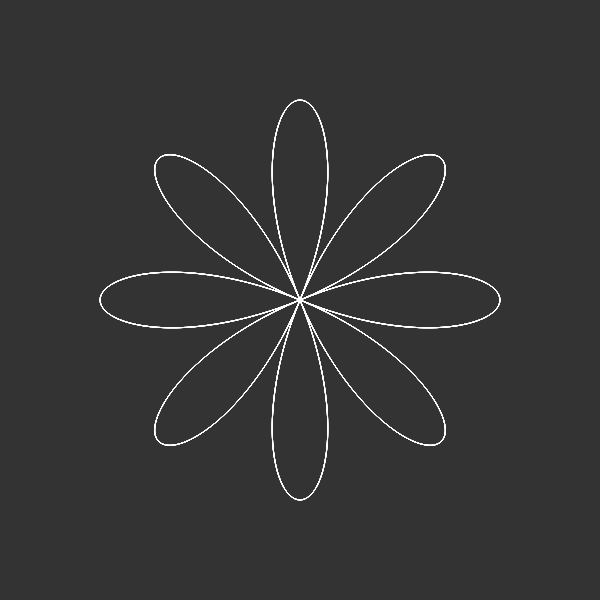
Frame 1 (no input)
Frame 60 (no input): identical to frame 1, image omitted
Frame 120 (the mouse pressed at the canvas centre since frame 60): identical to frame 1, image omitted

The p5.js sketch that drew this single still picture (run headless with seeded random() and noise() and a simulated clock; from frame 60 on, the mouse is pressed at the canvas centre):

// p5.js sketch
// ── sketch.js

var k = 5 / 8;
var slider;

function setup() {
  createCanvas(600,600)
  slider = createSlider(1, 10, 4, 0.1);
}

function draw() {
  k = slider.value();
  background(51);
	translate(width/2, height/2);

beginShape();
	for (var a = 0; a < TWO_PI * 8; a += 0.02) {
		var r = 200 * cos(k * a);
		var x = r * cos(a);
		var y = r * sin(a);
		stroke(255);
		strokeWeight(1);
		noFill();
		vertex(x, y);	
	}
endShape(CLOSE);
}
